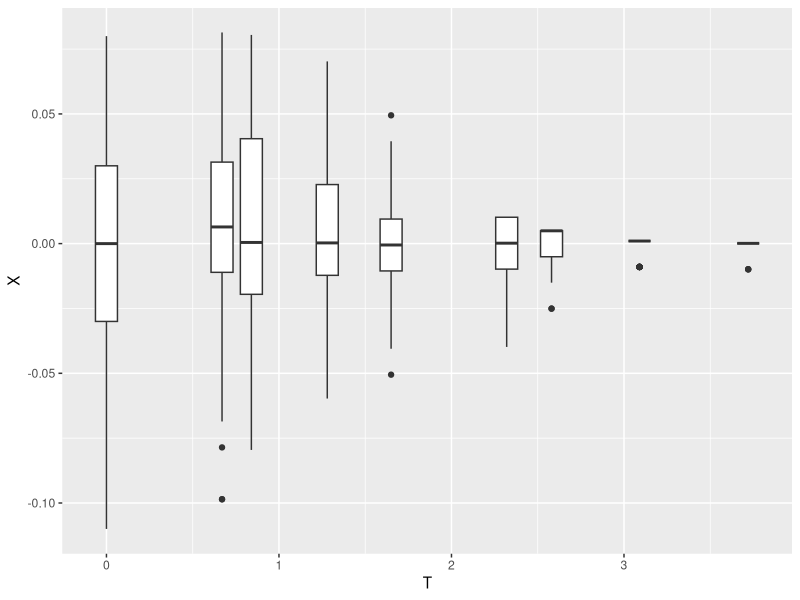
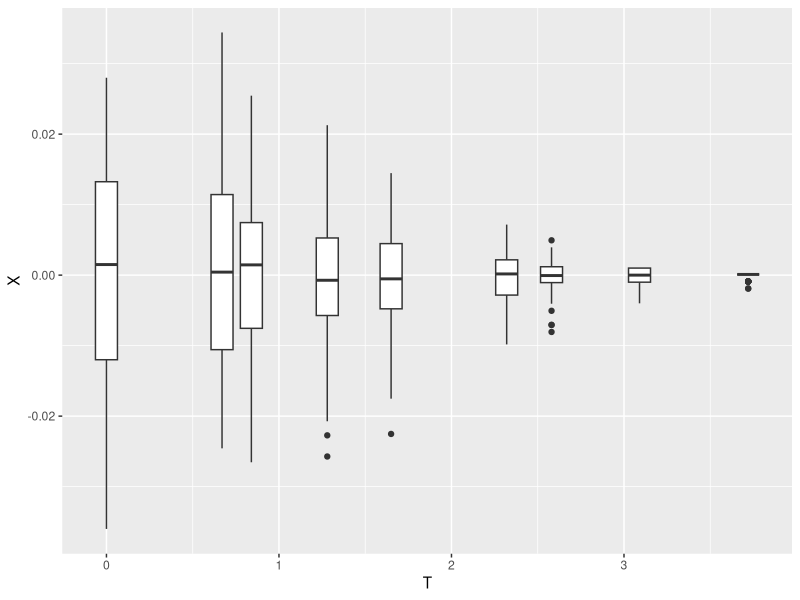
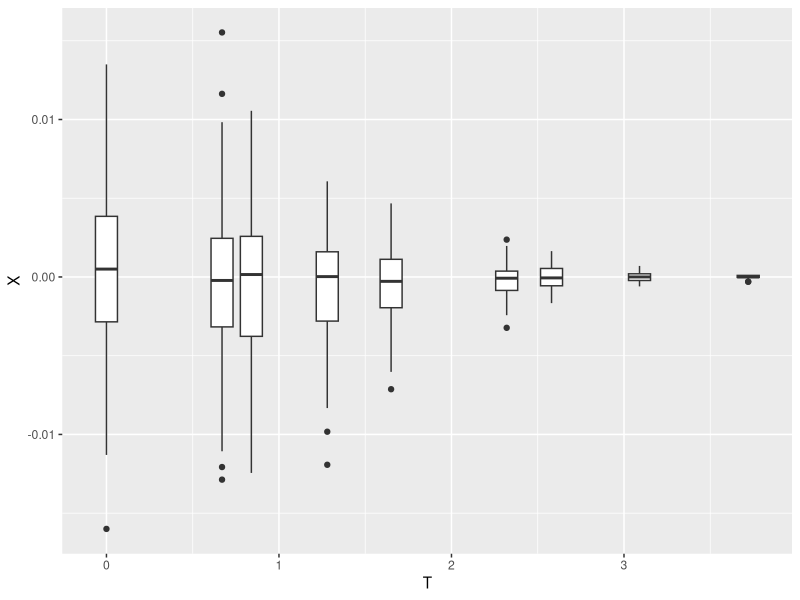

These charts were generated, in order, by the following R code:
## ---- chunk 1
knitr::opts_chunk$set(echo = TRUE)
## ---- chunk 2
library(tidyverse)
x=pnorm(  c(0.0,0.67, 0.84,1.28,1.65,2.32,2.58,3.09,3.72), mean = 0, sd = 1)
t=c(0.0,0.67, 0.84,1.28,1.65,2.32,2.58,3.09,3.72)

n1=10^2
z1=c(rep(0,9))
w1=matrix(0,9,n1)
y1=c(rnorm(n1,mean=0,sd=1))
for(k in 1:9)
{
  for(j in 1:n1)
  {w1[k,j]=sign(y1[j]<=t[k])}
  z1[k]=sum(w1[k,])/n1}

n2=10^3
z2=c(rep(0,9))
w2=matrix(0,9,n2)
y2=c(rnorm(n2,mean=0,sd=1))
for(k in 1:9)
{
  for(j in 1:n2)
  {w2[k,j]=sign(y2[j]<=t[k])}
  z2[k]=sum(w2[k,])/n2}


n3=10^4
z3=c(rep(0,9))
w3=matrix(0,9,n3)
y3=c(rnorm(n3,mean=0,sd=1))
for(k in 1:9)
{
  for(j in 1:n3)
  {w3[k,j]=sign(y3[j]<=t[k])}
  z3[k]=sum(w3[k,])/n3}


tb<-tibble(
  t=t,
  true=x,
  value1=z1,
  value2=z2,
  value3=z3
)
tb
## ---- chunk 3
x=pnorm(  c(0.0,0.67, 0.84,1.28,1.65,2.32,2.58,3.09,3.72), mean = 0, sd = 1)
t=c(0.0,0.67, 0.84,1.28,1.65,2.32,2.58,3.09,3.72)

n=10^2
z=matrix(0,100,9)
w=matrix(0,9,n)

for(p in 1:100)
{ y=c(rnorm(n,mean=0,sd=1))
  for(k in 1:9)
  {
   for(j in 1:n)
  {w[k,j]=sign(y[j]<=t[k])}
z[p,k]=sum(w[k,])/n}}
z=as.data.frame(z)
r=c(z$V1,z$V2,z$V3,z$V4,z$V5,z$V6,z$V7,z$V8,z$V9)
e=c(rep(0.0,100),rep(0.67,100),rep(0.84,100),rep(1.28,100),rep(1.65,100),rep(2.32,100),rep(2.58,100),rep(3.09,100),rep(3.72,100))
q=data.frame(T=rep(0,100),X=0)
for(s in 1:900)
{q[s,2]=r[s]}
for(s in 1:900)
{q[s,1]=e[s]}

for(a in 1:100)
 { q[a,2]=q[a,2]-x[1]
 q[a+100,2]=q[a+100,2]-x[2]
 q[a+200,2]=q[a+200,2]-x[3]
 q[a+300,2]=q[a+300,2]-x[4]
 q[a+400,2]=q[a+400,2]-x[5]
 q[a+500,2]=q[a+500,2]-x[6]
 q[a+600,2]=q[a+600,2]-x[7]
 q[a+700,2]=q[a+700,2]-x[8]
 q[a+800,2]=q[a+800,2]-x[9]}
library(ggplot2)
ggplot(q,aes(T,X,group=T)) + geom_boxplot()
## ---- chunk 4
x=pnorm(  c(0.0,0.67, 0.84,1.28,1.65,2.32,2.58,3.09,3.72), mean = 0, sd = 1)
t=c(0.0,0.67, 0.84,1.28,1.65,2.32,2.58,3.09,3.72)

n=10^3
z=matrix(0,100,9)
w=matrix(0,9,n)

for(p in 1:100)
{ y=c(rnorm(n,mean=0,sd=1))
  for(k in 1:9)
  {
   for(j in 1:n)
  {w[k,j]=sign(y[j]<=t[k])}
z[p,k]=sum(w[k,])/n}}
z=as.data.frame(z)
r=c(z$V1,z$V2,z$V3,z$V4,z$V5,z$V6,z$V7,z$V8,z$V9)
e=c(rep(0.0,100),rep(0.67,100),rep(0.84,100),rep(1.28,100),rep(1.65,100),rep(2.32,100),rep(2.58,100),rep(3.09,100),rep(3.72,100))
q=data.frame(T=rep(0,100),X=0)
for(s in 1:900)
{q[s,2]=r[s]}
for(s in 1:900)
{q[s,1]=e[s]}

for(a in 1:100)
 { q[a,2]=q[a,2]-x[1]
 q[a+100,2]=q[a+100,2]-x[2]
 q[a+200,2]=q[a+200,2]-x[3]
 q[a+300,2]=q[a+300,2]-x[4]
 q[a+400,2]=q[a+400,2]-x[5]
 q[a+500,2]=q[a+500,2]-x[6]
 q[a+600,2]=q[a+600,2]-x[7]
 q[a+700,2]=q[a+700,2]-x[8]
 q[a+800,2]=q[a+800,2]-x[9]}
library(ggplot2)
ggplot(q,aes(T,X,group=T)) + geom_boxplot()
## ---- chunk 5
x=pnorm(  c(0.0,0.67, 0.84,1.28,1.65,2.32,2.58,3.09,3.72), mean = 0, sd = 1)
t=c(0.0,0.67, 0.84,1.28,1.65,2.32,2.58,3.09,3.72)

n=10^4
z=matrix(0,100,9)
w=matrix(0,9,n)

for(p in 1:100)
{ y=c(rnorm(n,mean=0,sd=1))
  for(k in 1:9)
  {
   for(j in 1:n)
  {w[k,j]=sign(y[j]<=t[k])}
z[p,k]=sum(w[k,])/n}}
z=as.data.frame(z)
r=c(z$V1,z$V2,z$V3,z$V4,z$V5,z$V6,z$V7,z$V8,z$V9)
e=c(rep(0.0,100),rep(0.67,100),rep(0.84,100),rep(1.28,100),rep(1.65,100),rep(2.32,100),rep(2.58,100),rep(3.09,100),rep(3.72,100))
q=data.frame(T=rep(0,100),X=0)
for(s in 1:900)
{q[s,2]=r[s]}
for(s in 1:900)
{q[s,1]=e[s]}

for(a in 1:100)
 { q[a,2]=q[a,2]-x[1]
 q[a+100,2]=q[a+100,2]-x[2]
 q[a+200,2]=q[a+200,2]-x[3]
 q[a+300,2]=q[a+300,2]-x[4]
 q[a+400,2]=q[a+400,2]-x[5]
 q[a+500,2]=q[a+500,2]-x[6]
 q[a+600,2]=q[a+600,2]-x[7]
 q[a+700,2]=q[a+700,2]-x[8]
 q[a+800,2]=q[a+800,2]-x[9]}
library(ggplot2)
ggplot(q,aes(T,X,group=T)) + geom_boxplot()
